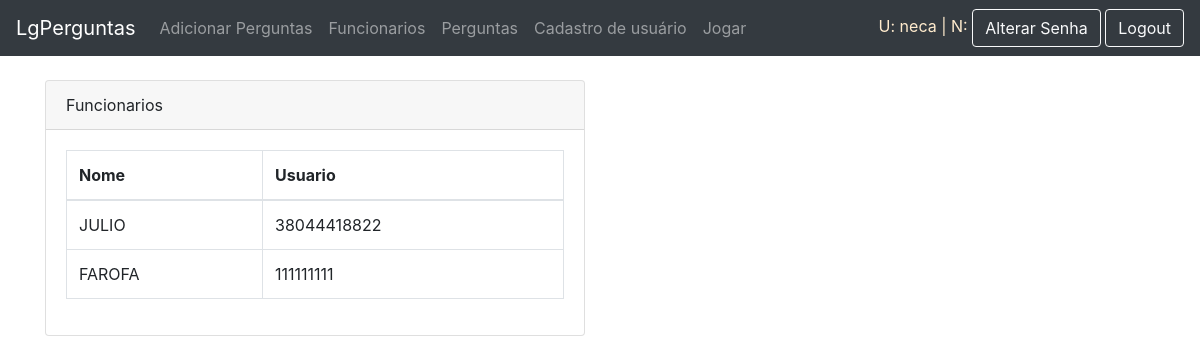
Before: /funcionarios/ (signed in) with the older database file.
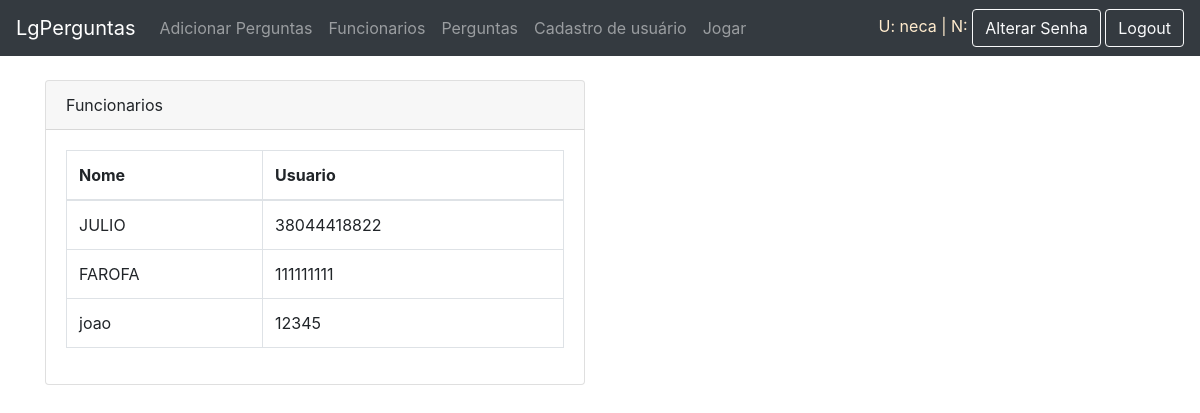
After: the same page with the newer database file.
### app/models.py (models this page shows)
class AuthUser(models.Model):
    password = models.CharField(max_length=128)
    last_login = models.DateTimeField(blank=True, null=True)
    is_superuser = models.BooleanField()
    username = models.CharField(unique=True, max_length=150)
    first_name = models.CharField(max_length=128)
    email = models.CharField(max_length=254)
    is_staff = models.BooleanField()
    is_active = models.BooleanField()
    date_joined = models.DateTimeField(auto_now=True)
    last_name = models.CharField(max_length=150)
    class Meta:
        managed = False
        db_table = 'auth_user'

class Funcionario(models.Model):
    usuario = models.ForeignKey(AuthUser, models.DO_NOTHING,related_name="ex1")
    empresa = models.ForeignKey(AuthUser, models.DO_NOTHING,related_name="ex2")

### app/views.py (the view, shortened to what this page needs)
# urls.py: path('funcionarios/', views.funcionarios),
@login_required(login_url='/login/')
def funcionarios(request):
    data={}
    try:
        data['usuarios']= AuthUser.objects.filter(id=request.user.id)
        usuario = AuthUser.objects.get(id=request.user.id)
    except:
        None
    if request.user.is_superuser and request.user.is_staff:
        try:
            data['funcionarios'] = Funcionario.objects.filter(empresa=usuario)
        except:
            None
    return render(request, 'funcionarios.html',data)

### app/templates/funcionarios.html (shortened to what this page needs)
{% extends 'template.html' %}
{% block content %}
<div class="container" style="margin-top: 10vh;">
	<div class="row">
		<div class="col-md-12 box-container">
			<form action="">
				<div class="form-group">
					<div class="row">
						<div class="col-md-6">
							<div class="card">
								<div class="card-header">
									Funcionarios
								</div>
								<div class="card-body">
									<table data-toggle="table" class="table table-bordered">
										<thead>
											<tr>
												<th>Nome</th>
												<th>Usuario</th>
											</tr>
										</thead>
										<tbody>
											{% for item in funcionarios %}
											<tr>
												<td>
													{{item.usuario.first_name}}
												</td>
												<td>
													{{item.usuario.username}}
												</td>
											</tr>
											{% endfor %}
										</tbody>
									</table>
								</div>
							</div>
						</div>
				</div>
			</form>
		</div>
	</div>
</div>
{% endblock %}

### app/templates/template.html (shortened to what this page needs)
<!doctype html>
<html lang="en">
  <head>
    <link rel="stylesheet" href="https://stackpath.bootstrapcdn.com/bootstrap/4.4.1/css/bootstrap.min.css">
    <link rel="stylesheet" href="https://unpkg.com/bootstrap-table@1.16.0/dist/bootstrap-table.min.css">
  </head>
  <body>
    <nav class="navbar navbar-expand-lg navbar-dark bg-dark mb-3  fixed-top">
  <a class="navbar-brand" href="/">LgPerguntas</a>
  <div class="collapse navbar-collapse" id="navbarSupportedContent">
    <ul class="navbar-nav mr-auto">
      {% if user.is_authenticated %}
        {% if user.is_superuser %}
      <li class="nav-item dropdown">
        <a class="nav-link" href="/perguntas/cadastrar">Adicionar Perguntas</a>
      </li>
        {%endif%}
      {% if user.is_superuser or user.is_staff %}
      <li>
        <a class="nav-link" href="/funcionarios/">Funcionarios</a>
      </li>
      <li>
        <a class="nav-link" href="/perguntas/">Perguntas</a>
      </li>
      <li>
        <a class="nav-link" href="/registro/">Cadastro de usuário</a>
      </li>
      {%endif%}
      <li class="nav-item">
        <a class="nav-link" href="/jogo">Jogar</a>
      </li>
      {% endif %}
    </ul>
      <div class="ml-auto">
        {% if user.is_authenticated %}
        {% for item in usuarios%}
          <h7 style="color: blanchedalmond;">U: {{item.username}} | N: {{item.first_name}}</h7>
        {%endfor%}
        <a class="btn btn-outline-light" href="/altsenha/">Alterar Senha</a>
        <a class="btn btn-outline-light" href="/logout/">Logout</a>
      </div>
    {% endif %}
  </div>
</nav>
    {% block content%}
    {% endblock %}
  </body>
</html>

Changed rows visible on the page:
added Funcionario: usuario.first_name "joao", usuario.username "12345"
